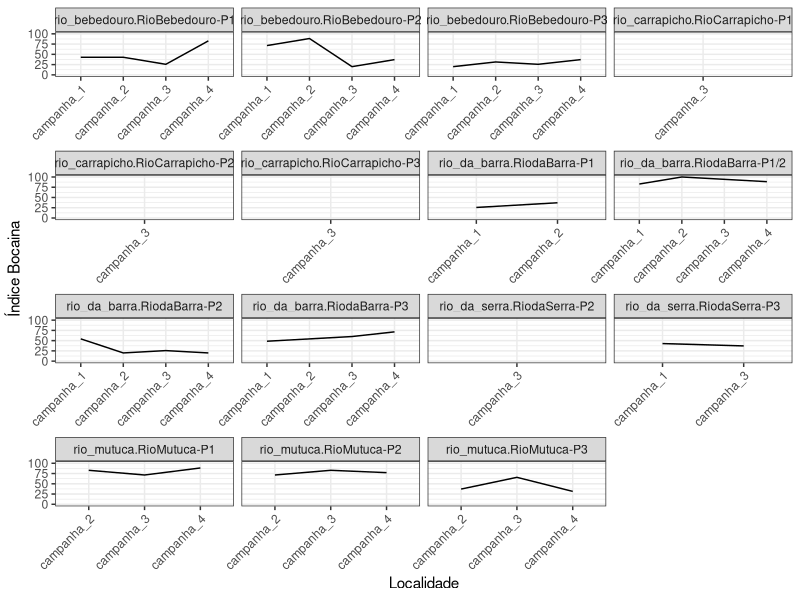
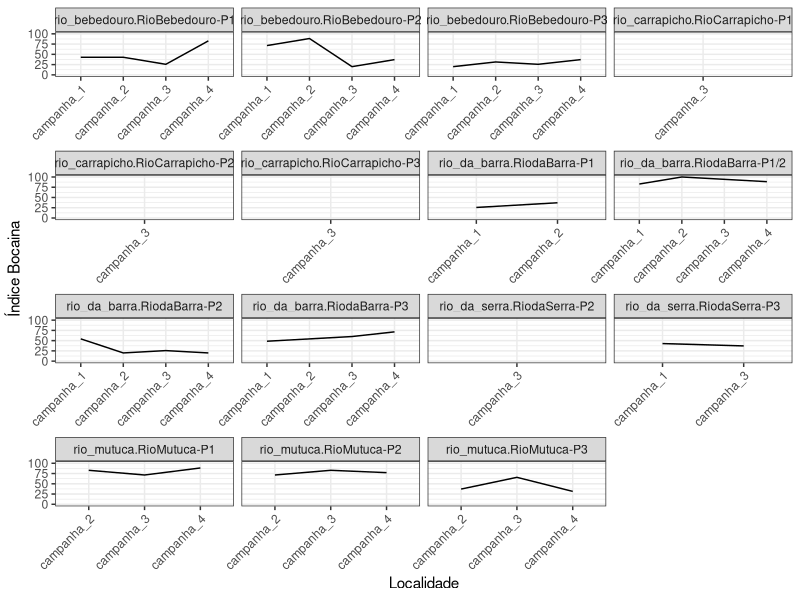

Source code (R) for these figures, in order:
library(tidyverse)



################################## Configurações ###############################
set.seed(1994)
pontos_referencia <- c("RiodaBarra-P1/2", "RioMutuca-P1")
pontos_impactado <- c("RiodaBarra-P2", "RioMutuca-P3")

metodos_de_amostragem <- c("D Net")
vetor_respostas <- c(
  "aspt", "bmwp", "razao_ept_chironomidae", "relativo_odonata", 
  "relativo_trichoptera", 
  "riqueza_familias_ephemeroptera", 
  "riqueza_familias_trichoptera")

nota_maxima <- length(vetor_respostas) * 5

# Pastas de figuras
pasta_figuras <- "figuras/indice_multimetrico"
if (!dir.exists(pasta_figuras)) {
  dir.create(pasta_figuras, recursive = TRUE)
}

# Pasta de tabelas
pasta_tabelas <- "tabelas/indice_multimetrico"
if (!dir.exists(pasta_tabelas)) {
  dir.create(pasta_tabelas, recursive = TRUE)
}

################################## Carregar dados ##############################
indices_df <- read_csv("dados/processado/matriz_indices_imaturos_piata.csv")


############################## Pre-processamento ###############################
# Adicionar coluna de impacto
indices_df <- indices_df %>%
  mutate(
    impacto = case_when(
      locality_name %in% pontos_referencia ~ "referencia",
      locality_name %in% pontos_impactado ~ "impactado",
      TRUE ~ "desconsiderado"
    )
  ) 

dados_filtrados <- indices_df %>%
  filter(impacto != "desconsiderado") %>%
  filter(method %in% metodos_de_amostragem) %>%
  mutate(
    impacto = as.factor(impacto),
    method = as.factor(method)
  )



############################### Detectando limiares ############################
estatisticas_df <- data.frame()


for (i in vetor_respostas) {
  print(paste("Analisando índice:", i))
  
  estatisticas <- dados_filtrados %>%
    filter(impacto == "referencia") %>%
    mutate(
      minimo = min(.data[[i]]),
      quartil_25 = quantile(.data[[i]], 0.25, na.rm = TRUE),
      quartil_50 = quantile(.data[[i]], 0.50, na.rm = TRUE),
      quartil_75 = quantile(.data[[i]], 0.75, na.rm = TRUE),
      maximo = max(.data[[i]]),
      metade = quartil_25 / 2
      ) %>%
    mutate(metrica = i) %>%
    select(
      metrica, quartil_25, quartil_50, quartil_75, maximo, minimo, metade
    ) %>%
    group_by(metrica) %>%
    summarise_if(is.numeric, mean, na.rm = TRUE)

  estatisticas_df <- rbind(estatisticas_df, estatisticas)
}

write_csv(
  estatisticas_df,
  file.path(pasta_tabelas, "limiares_indices_imaturos_piata.csv")
)
############################### Aplicando a taela completa #####################
ad_hoc_variaveis <- c("riqueza_familias_trichoptera")

statisticas_df_limpa <- estatisticas_df %>%
  select(metrica, quartil_25, metade)

indices_rebalanceados_df <- indices_df %>%
  filter(method %in% metodos_de_amostragem) %>%
  select(campanha, rio, locality_name, vetor_respostas) %>%
  pivot_longer(
    cols = all_of(vetor_respostas),
    names_to = "metrica",
    values_to = "valor"
  ) %>%
  left_join(statisticas_df_limpa, by = "metrica") %>%
  mutate(
    nota = case_when(
      valor >= quartil_25 ~ 5,
      valor >= metade & valor < quartil_25 ~ 3,
      valor < metade ~ 1,
      TRUE ~ NA_real_
    )
  ) 



giovanas_index <- indices_rebalanceados_df %>%
  group_by(campanha, rio, locality_name) %>%
  summarise(giovanas_index = sum(nota)) %>%
  ungroup() %>%
  mutate(giovanas_index_relative = giovanas_index / nota_maxima * 100)

write_csv(
  giovanas_index,
  file.path(pasta_tabelas, "indice_bocaina_imaturos_piata.csv")
)

str(giovanas_index)

# Atribuir notas


giovanas_index %>% 
  ggplot(aes(x = campanha, y = giovanas_index_relative, fill = campanha)) +
  geom_line(aes(group = 1)) +
  facet_wrap(~ interaction(rio, locality_name), scales = "free_x") +
  labs(
    x = "Localidade",
    y = "Índice Bocaina",
    fill = "Rio"
  ) +
  theme_bw() +
  theme(
    axis.text.x = element_text(angle = 45, hjust = 1)
  ) +
  ylim(0, NA)


ggsave(
  filename = file.path(
    pasta_figuras,
    "indice_giovana_imaturos_piata.png"
  ),
  width = 10,
  height = 6
)
